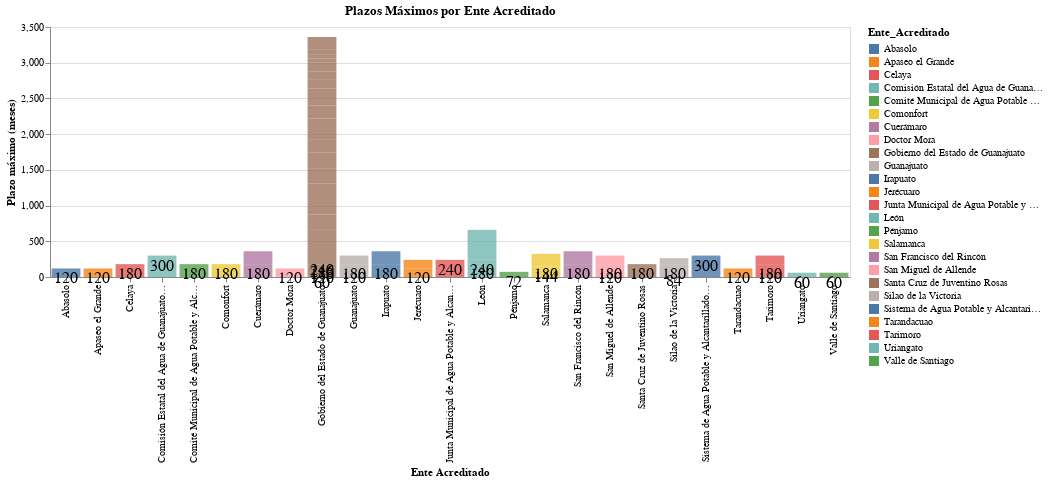

Write notebook code for a chart like this one.
### Code cell
#Gráfico de los Plazos máximos por Ente Acreditado

#Grafico de barras de Ente Acreditado vs. Plazo máximo
g = alt.Chart(Datos).mark_bar(fillOpacity = 0.80).encode(
    x = alt.X('Ente_Acreditado', title = 'Ente Acreditado'),
    y = alt.Y('Plazo_máximo_meses', title = 'Plazo máximo (meses)'),
    color = alt.Color('Ente_Acreditado'),
)
#Grafico de texto de Ente Acreditado vs. Plazo máximo
h = alt.Chart(Datos).mark_text(size = 16, dy=10).encode(
    x = alt.X('Ente_Acreditado'),
    y = alt.Y('Plazo_máximo_meses'),
    text = alt.Text('max(Plazo_máximo_meses)'),
)
#Superposición de los graficos de barras y de texto anteriores
alt.layer(g, h).properties(
    title = 'Plazos Máximos por Ente Acreditado',
    height = 250,
    width = 800,)
